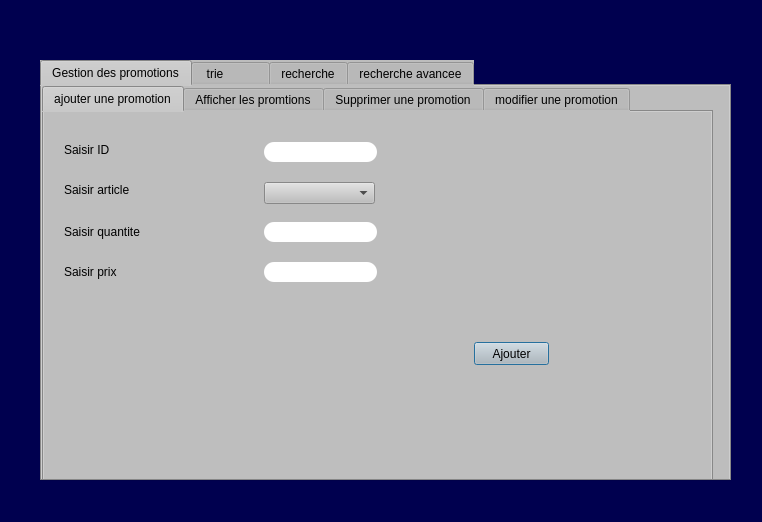
<?xml version="1.0" encoding="UTF-8"?>
<ui version="4.0">
 <class>promotion</class>
 <widget class="QDialog" name="promotion">
  <property name="geometry">
   <rect>
    <x>0</x>
    <y>0</y>
    <width>762</width>
    <height>522</height>
   </rect>
  </property>
  <property name="windowTitle">
   <string>Dialog</string>
  </property>
  <property name="styleSheet">
   <string notr="true">background-color: rgb(0, 0, 79);</string>
  </property>
  <widget class="QTabWidget" name="tabWidget_2">
   <property name="geometry">
    <rect>
     <x>40</x>
     <y>60</y>
     <width>691</width>
     <height>421</height>
    </rect>
   </property>
   <property name="styleSheet">
    <string notr="true">background-color: rgb(189, 189, 189);</string>
   </property>
   <property name="currentIndex">
    <number>0</number>
   </property>
   <widget class="QWidget" name="tab_4">
    <attribute name="title">
     <string>Gestion des promotions</string>
    </attribute>
    <widget class="QTabWidget" name="tabWidget">
     <property name="geometry">
      <rect>
       <x>0</x>
       <y>0</y>
       <width>671</width>
       <height>431</height>
      </rect>
     </property>
     <property name="styleSheet">
      <string notr="true">background-color: rgb(190, 190, 190);</string>
     </property>
     <property name="currentIndex">
      <number>0</number>
     </property>
     <widget class="QWidget" name="tab">
      <attribute name="title">
       <string>ajouter une promotion</string>
      </attribute>
      <widget class="QLabel" name="label">
       <property name="geometry">
        <rect>
         <x>20</x>
         <y>30</y>
         <width>91</width>
         <height>16</height>
        </rect>
       </property>
       <property name="text">
        <string>Saisir ID</string>
       </property>
      </widget>
      <widget class="QLabel" name="label_2">
       <property name="geometry">
        <rect>
         <x>20</x>
         <y>70</y>
         <width>111</width>
         <height>16</height>
        </rect>
       </property>
       <property name="text">
        <string>Saisir article</string>
       </property>
      </widget>
      <widget class="QLabel" name="label_3">
       <property name="geometry">
        <rect>
         <x>20</x>
         <y>110</y>
         <width>101</width>
         <height>20</height>
        </rect>
       </property>
       <property name="text">
        <string>Saisir quantite</string>
       </property>
      </widget>
      <widget class="QLineEdit" name="lineEdit_id">
       <property name="geometry">
        <rect>
         <x>220</x>
         <y>30</y>
         <width>113</width>
         <height>20</height>
        </rect>
       </property>
       <property name="styleSheet">
        <string notr="true">border-radius:10px;
background-color: rgb(255, 255, 255);</string>
       </property>
       <property name="clearButtonEnabled">
        <bool>true</bool>
       </property>
      </widget>
      <widget class="QLineEdit" name="lineEdit_quantite">
       <property name="geometry">
        <rect>
         <x>220</x>
         <y>110</y>
         <width>113</width>
         <height>20</height>
        </rect>
       </property>
       <property name="styleSheet">
        <string notr="true">border-radius:10px;
background-color: rgb(255, 255, 255);</string>
       </property>
       <property name="clearButtonEnabled">
        <bool>true</bool>
       </property>
      </widget>
      <widget class="QPushButton" name="pb_ajouter">
       <property name="geometry">
        <rect>
         <x>430</x>
         <y>230</y>
         <width>75</width>
         <height>23</height>
        </rect>
       </property>
       <property name="text">
        <string>Ajouter</string>
       </property>
      </widget>
      <widget class="QLabel" name="label_5">
       <property name="geometry">
        <rect>
         <x>20</x>
         <y>150</y>
         <width>101</width>
         <height>20</height>
        </rect>
       </property>
       <property name="text">
        <string>Saisir prix</string>
       </property>
      </widget>
      <widget class="QLineEdit" name="lineEdit_prix">
       <property name="geometry">
        <rect>
         <x>220</x>
         <y>150</y>
         <width>113</width>
         <height>20</height>
        </rect>
       </property>
       <property name="styleSheet">
        <string notr="true">border-radius:10px;
background-color: rgb(255, 255, 255);</string>
       </property>
       <property name="clearButtonEnabled">
        <bool>true</bool>
       </property>
      </widget>
      <widget class="QLabel" name="label_8">
       <property name="geometry">
        <rect>
         <x>480</x>
         <y>40</y>
         <width>131</width>
         <height>141</height>
        </rect>
       </property>
       <property name="styleSheet">
        <string notr="true">image: url(:/resource/resource/discount.png);</string>
       </property>
       <property name="text">
        <string/>
       </property>
      </widget>
      <widget class="QComboBox" name="comboBox">
       <property name="geometry">
        <rect>
         <x>220</x>
         <y>70</y>
         <width>111</width>
         <height>22</height>
        </rect>
       </property>
      </widget>
     </widget>
     <widget class="QWidget" name="tab_2">
      <attribute name="title">
       <string>Afficher les promtions</string>
      </attribute>
      <widget class="QTableView" name="tabpromotion">
       <property name="geometry">
        <rect>
         <x>90</x>
         <y>60</y>
         <width>501</width>
         <height>261</height>
        </rect>
       </property>
       <property name="styleSheet">
        <string notr="true">background-color: rgb(255, 255, 255);</string>
       </property>
      </widget>
     </widget>
     <widget class="QWidget" name="tab_3">
      <attribute name="title">
       <string>Supprimer une promotion</string>
      </attribute>
      <widget class="QLineEdit" name="lineEdit_ids">
       <property name="geometry">
        <rect>
         <x>290</x>
         <y>90</y>
         <width>151</width>
         <height>20</height>
        </rect>
       </property>
       <property name="styleSheet">
        <string notr="true">border-radius:10px;
background-color: rgb(255, 255, 255);</string>
       </property>
       <property name="clearButtonEnabled">
        <bool>true</bool>
       </property>
      </widget>
      <widget class="QLabel" name="label_4">
       <property name="geometry">
        <rect>
         <x>20</x>
         <y>90</y>
         <width>221</width>
         <height>16</height>
        </rect>
       </property>
       <property name="text">
        <string>Donner l'id du promotion a supprimer</string>
       </property>
      </widget>
      <widget class="QPushButton" name="pb_supprimer">
       <property name="geometry">
        <rect>
         <x>450</x>
         <y>240</y>
         <width>75</width>
         <height>23</height>
        </rect>
       </property>
       <property name="text">
        <string>Supprimer</string>
       </property>
      </widget>
     </widget>
     <widget class="QWidget" name="tab_6">
      <attribute name="title">
       <string>modifier une promotion</string>
      </attribute>
      <widget class="QLineEdit" name="lineEdit_quantitem">
       <property name="geometry">
        <rect>
         <x>200</x>
         <y>120</y>
         <width>113</width>
         <height>22</height>
        </rect>
       </property>
       <property name="styleSheet">
        <string notr="true">border-radius:10px;
background-color: rgb(255, 255, 255);</string>
       </property>
       <property name="clearButtonEnabled">
        <bool>true</bool>
       </property>
      </widget>
      <widget class="QLabel" name="label_12">
       <property name="geometry">
        <rect>
         <x>60</x>
         <y>120</y>
         <width>101</width>
         <height>16</height>
        </rect>
       </property>
       <property name="text">
        <string>Modifier quantite</string>
       </property>
      </widget>
      <widget class="QLineEdit" name="lineEdit_prixm">
       <property name="geometry">
        <rect>
         <x>200</x>
         <y>170</y>
         <width>113</width>
         <height>22</height>
        </rect>
       </property>
       <property name="styleSheet">
        <string notr="true">border-radius:10px;
background-color: rgb(255, 255, 255);</string>
       </property>
       <property name="clearButtonEnabled">
        <bool>true</bool>
       </property>
      </widget>
      <widget class="QLabel" name="label_13">
       <property name="geometry">
        <rect>
         <x>60</x>
         <y>10</y>
         <width>101</width>
         <height>16</height>
        </rect>
       </property>
       <property name="text">
        <string>Modifier id</string>
       </property>
      </widget>
      <widget class="QLabel" name="label_14">
       <property name="geometry">
        <rect>
         <x>60</x>
         <y>170</y>
         <width>91</width>
         <height>16</height>
        </rect>
       </property>
       <property name="text">
        <string>Modifier prix </string>
       </property>
      </widget>
      <widget class="QLineEdit" name="lineEdit_idm">
       <property name="geometry">
        <rect>
         <x>200</x>
         <y>10</y>
         <width>113</width>
         <height>22</height>
        </rect>
       </property>
       <property name="styleSheet">
        <string notr="true">border-radius:10px;
background-color: rgb(255, 255, 255);</string>
       </property>
       <property name="clearButtonEnabled">
        <bool>true</bool>
       </property>
      </widget>
      <widget class="QLabel" name="label_16">
       <property name="geometry">
        <rect>
         <x>60</x>
         <y>60</y>
         <width>101</width>
         <height>16</height>
        </rect>
       </property>
       <property name="text">
        <string>Modifier article</string>
       </property>
      </widget>
      <widget class="QPushButton" name="pb_modifier">
       <property name="geometry">
        <rect>
         <x>410</x>
         <y>240</y>
         <width>93</width>
         <height>28</height>
        </rect>
       </property>
       <property name="text">
        <string>modifier</string>
       </property>
      </widget>
      <widget class="QComboBox" name="comboBox_2">
       <property name="geometry">
        <rect>
         <x>200</x>
         <y>60</y>
         <width>111</width>
         <height>22</height>
        </rect>
       </property>
      </widget>
     </widget>
    </widget>
   </widget>
   <widget class="QWidget" name="tab_5">
    <attribute name="title">
     <string> trie          </string>
    </attribute>
    <widget class="QTableView" name="tabletrie">
     <property name="geometry">
      <rect>
       <x>70</x>
       <y>70</y>
       <width>531</width>
       <height>261</height>
      </rect>
     </property>
     <property name="styleSheet">
      <string notr="true">background-color: rgb(255, 255, 255);</string>
     </property>
    </widget>
    <widget class="QPushButton" name="pushButton">
     <property name="geometry">
      <rect>
       <x>590</x>
       <y>420</y>
       <width>93</width>
       <height>28</height>
      </rect>
     </property>
     <property name="text">
      <string>trie</string>
     </property>
    </widget>
   </widget>
   <widget class="QWidget" name="tab_7">
    <attribute name="title">
     <string>recherche</string>
    </attribute>
    <widget class="QLineEdit" name="lineEditid">
     <property name="geometry">
      <rect>
       <x>250</x>
       <y>20</y>
       <width>211</width>
       <height>22</height>
      </rect>
     </property>
     <property name="styleSheet">
      <string notr="true">border-radius:10px;
background-color: rgb(255, 255, 255);</string>
     </property>
     <property name="clearButtonEnabled">
      <bool>true</bool>
     </property>
    </widget>
    <widget class="QLabel" name="label_6">
     <property name="geometry">
      <rect>
       <x>70</x>
       <y>20</y>
       <width>141</width>
       <height>16</height>
      </rect>
     </property>
     <property name="text">
      <string>saisir id</string>
     </property>
    </widget>
    <widget class="QTableView" name="tablerecherche">
     <property name="geometry">
      <rect>
       <x>10</x>
       <y>50</y>
       <width>661</width>
       <height>351</height>
      </rect>
     </property>
     <property name="styleSheet">
      <string notr="true">background-color: rgb(255, 255, 255);</string>
     </property>
    </widget>
    <widget class="QPushButton" name="pushButton_2">
     <property name="geometry">
      <rect>
       <x>580</x>
       <y>410</y>
       <width>93</width>
       <height>28</height>
      </rect>
     </property>
     <property name="text">
      <string>recherche</string>
     </property>
    </widget>
   </widget>
   <widget class="QWidget" name="tab_8">
    <attribute name="title">
     <string>recherche avancee</string>
    </attribute>
    <widget class="QLineEdit" name="lineEditida">
     <property name="geometry">
      <rect>
       <x>260</x>
       <y>30</y>
       <width>221</width>
       <height>22</height>
      </rect>
     </property>
     <property name="styleSheet">
      <string notr="true">border-radius:10px;
background-color: rgb(255, 255, 255);</string>
     </property>
     <property name="clearButtonEnabled">
      <bool>true</bool>
     </property>
    </widget>
    <widget class="QLabel" name="label_7">
     <property name="geometry">
      <rect>
       <x>50</x>
       <y>30</y>
       <width>151</width>
       <height>20</height>
      </rect>
     </property>
     <property name="text">
      <string>saisir id</string>
     </property>
    </widget>
    <widget class="QTableView" name="tableViewav">
     <property name="geometry">
      <rect>
       <x>10</x>
       <y>70</y>
       <width>671</width>
       <height>361</height>
      </rect>
     </property>
     <property name="styleSheet">
      <string notr="true">background-color: rgb(255, 255, 255);</string>
     </property>
    </widget>
   </widget>
  </widget>
 </widget>
 <resources/>
 <connections/>
</ui>
